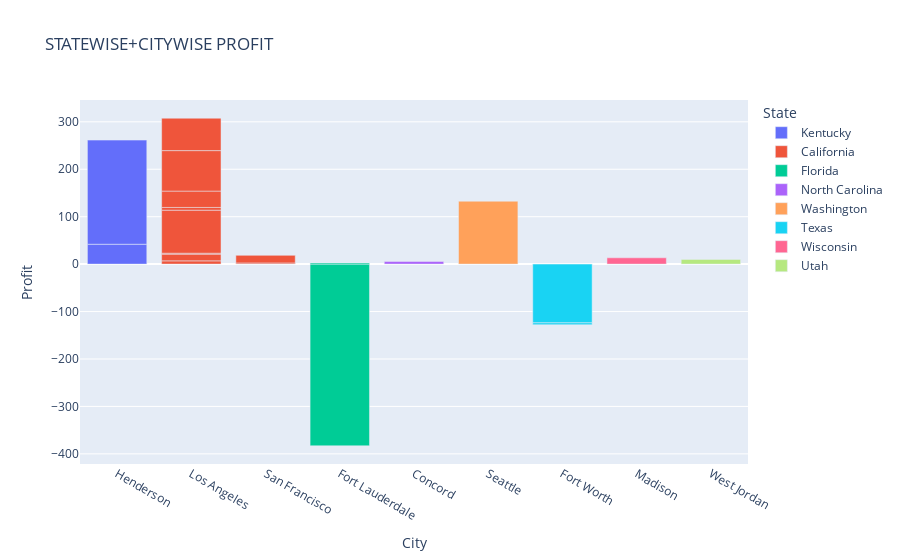

Here is the notebook cell this chart was saved with:
### Markdown cell above
# TOP 3 CITIES ARE:
1) NEW YORK CITY
2) LOS ANGELES
3) PHILADELPHIA

### Code cell
px.bar(data.head(20), x='City', y='Profit',color='State', title='STATEWISE+CITYWISE PROFIT')

### Figure 1 — Plotly figure (JSON) as saved in the notebook; plotly's stock layout.template omitted (floating-point values rounded to 4 significant figures)
{"data": [{"alignmentgroup": "True", "hovertemplate": "State=Kentucky<br>City=%{x}<br>Profit=%{y}<extra></extra>", "legendgroup": "Kentucky", "marker": {"color": "#636efa", "pattern": {"shape": ""}}, "name": "Kentucky", "offsetgroup": "Kentucky", "orientation": "v", "showlegend": true, "textposition": "auto", "type": "bar", "x": ["Henderson", "Henderson"], "xaxis": "x", "y": [41.91, 219.6], "yaxis": "y"}, {"alignmentgroup": "True", "hovertemplate": "State=California<br>City=%{x}<br>Profit=%{y}<extra></extra>", "legendgroup": "California", "marker": {"color": "#EF553B", "pattern": {"shape": ""}}, "name": "California", "offsetgroup": "California", "orientation": "v", "showlegend": true, "textposition": "auto", "type": "bar", "x": ["Los Angeles", "Los Angeles", "Los Angeles", "Los Angeles", "Los Angeles", "Los Angeles", "Los Angeles", "Los Angeles", "San Francisco", "San Francisco"], "xaxis": "x", "y": [6.871, 14.17, 1.966, 90.72, 5.782, 34.47, 85.31, 68.36, 2.482, 16.01], "yaxis": "y"}, {"alignmentgroup": "True", "hovertemplate": "State=Florida<br>City=%{x}<br>Profit=%{y}<extra></extra>", "legendgroup": "Florida", "marker": {"color": "#00cc96", "pattern": {"shape": ""}}, "name": "Florida", "offsetgroup": "Florida", "orientation": "v", "showlegend": true, "textposition": "auto", "type": "bar", "x": ["Fort Lauderdale", "Fort Lauderdale"], "xaxis": "x", "y": [-383.0, 2.516], "yaxis": "y"}, {"alignmentgroup": "True", "hovertemplate": "State=North Carolina<br>City=%{x}<br>Profit=%{y}<extra></extra>", "legendgroup": "North Carolina", "marker": {"color": "#ab63fa", "pattern": {"shape": ""}}, "name": "North Carolina", "offsetgroup": "North Carolina", "orientation": "v", "showlegend": true, "textposition": "auto", "type": "bar", "x": ["Concord"], "xaxis": "x", "y": [5.443], "yaxis": "y"}, {"alignmentgroup": "True", "hovertemplate": "State=Washington<br>City=%{x}<br>Profit=%{y}<extra></extra>", "legendgroup": "Washington", "marker": {"color": "#FFA15A", "pattern": {"shape": ""}}, "name": "Washington", "offsetgroup": "Washington", "orientation": "v", "showlegend": true, "textposition": "auto", "type": "bar", "x": ["Seattle"], "xaxis": "x", "y": [132.6], "yaxis": "y"}, {"alignmentgroup": "True", "hovertemplate": "State=Texas<br>City=%{x}<br>Profit=%{y}<extra></extra>", "legendgroup": "Texas", "marker": {"color": "#19d3f3", "pattern": {"shape": ""}}, "name": "Texas", "offsetgroup": "Texas", "orientation": "v", "showlegend": true, "textposition": "auto", "type": "bar", "x": ["Fort Worth", "Fort Worth"], "xaxis": "x", "y": [-123.9, -3.816], "yaxis": "y"}, {"alignmentgroup": "True", "hovertemplate": "State=Wisconsin<br>City=%{x}<br>Profit=%{y}<extra></extra>", "legendgroup": "Wisconsin", "marker": {"color": "#FF6692", "pattern": {"shape": ""}}, "name": "Wisconsin", "offsetgroup": "Wisconsin", "orientation": "v", "showlegend": true, "textposition": "auto", "type": "bar", "x": ["Madison"], "xaxis": "x", "y": [13.32], "yaxis": "y"}, {"alignmentgroup": "True", "hovertemplate": "State=Utah<br>City=%{x}<br>Profit=%{y}<extra></extra>", "legendgroup": "Utah", "marker": {"color": "#B6E880", "pattern": {"shape": ""}}, "name": "Utah", "offsetgroup": "Utah", "orientation": "v", "showlegend": true, "textposition": "auto", "type": "bar", "x": ["West Jordan"], "xaxis": "x", "y": [9.99], "yaxis": "y"}], "layout": {"barmode": "relative", "legend": {"title": {"text": "State"}, "tracegroupgap": 0}, "title": {"text": "STATEWISE+CITYWISE PROFIT"}, "xaxis": {"anchor": "y", "domain": [0, 1], "title": {"text": "City"}}, "yaxis": {"anchor": "x", "domain": [0, 1], "title": {"text": "Profit"}}}}
